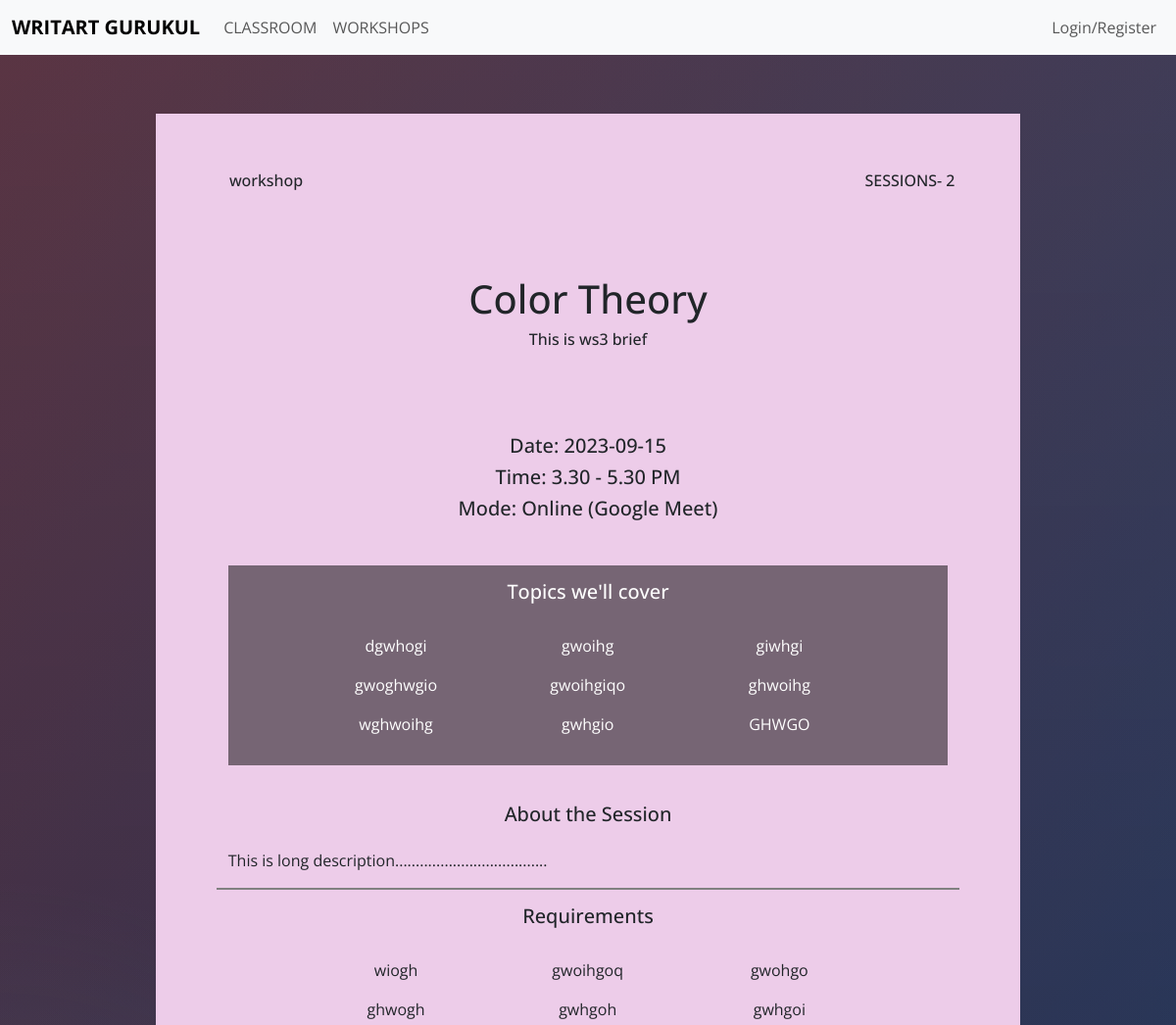
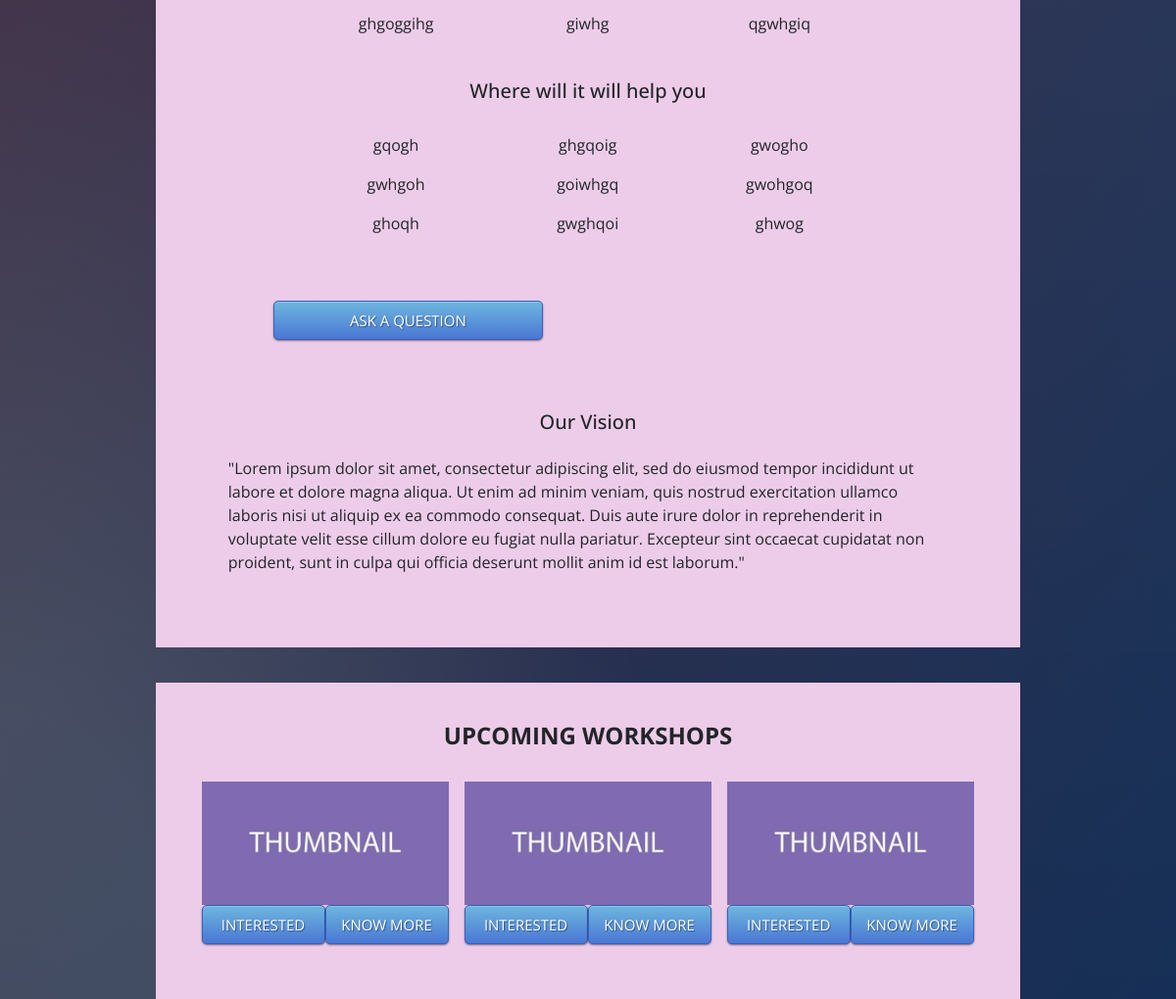
Screenshot of /school/ with the database file from the repository (2 pictures, top to bottom).
### models/workshop_details.py (models this page shows, shortened)
class WorkshopDetails(db.Model):
    id = db.Column(db.Integer, primary_key=True)
    category = db.Column(db.String(100))
    brief = db.Column(db.String(100))
    sessions = db.Column(db.String(2))
    subtopic1 = db.Column(db.String(100))
    subtopic2 = db.Column(db.String(100))
    subtopic3 = db.Column(db.String(100))
    subtopic4 = db.Column(db.String(100))
    subtopic5 = db.Column(db.String(100))
    subtopic6 = db.Column(db.String(100))
    subtopic7 = db.Column(db.String(100))
    subtopic8 = db.Column(db.String(100))
    subtopic9 = db.Column(db.String(100))
    description = db.Column(db.String(500))
    req1 = db.Column(db.String(100))
    req2 = db.Column(db.String(100))
    req3 = db.Column(db.String(100))
    req4 = db.Column(db.String(100))
    req5 = db.Column(db.String(100))
    req6 = db.Column(db.String(100))
    req7 = db.Column(db.String(100))
    req8 = db.Column(db.String(100))
    req9 = db.Column(db.String(100))
    result1 = db.Column(db.String(100))
    result2 = db.Column(db.String(100))
    result3 = db.Column(db.String(100))
    result4 = db.Column(db.String(100))
    result5 = db.Column(db.String(100))
    result6 = db.Column(db.String(100))
    result7 = db.Column(db.String(100))
    result8 = db.Column(db.String(100))
    result9 = db.Column(db.String(100))
    cover = db.Column(db.String(100))
    thumbnail = db.Column(db.String(100))
    photo1 = db.Column(db.String(100))
    photo2 = db.Column(db.String(100))
    photo3 = db.Column(db.String(100))
    ws_id = db.Column(db.Integer, db.ForeignKey('workshop.id'), unique=True)

### models/user.py (models this page shows, shortened)
class Workshop(db.Model):
    id = db.Column(db.Integer, primary_key=True)
    name = db.Column(db.String(10))
    topic = db.Column(db.String(100))
    date = db.Column(db.String(50))
    time = db.Column(db.String(50))
    instructor = db.Column(db.String(100))
    strength = db.Column(db.String(50))
    gross_revenue = db.Column(db.String(100))
    joining_link = db.Column(db.String(100))
    joining_link2 = db.Column(db.String(100))
    joining_link3 = db.Column(db.String(100))
    joining_link4 = db.Column(db.String(100))
    yt_p1_id = db.Column(db.String(100))
    yt_p2_id = db.Column(db.String(100))
    yt_p3_id = db.Column(db.String(100))
    yt_p4_id = db.Column(db.String(100))
    reg_start = db.Column(db.String(50))
    reg_close = db.Column(db.String(50))
    details = db.relationship('WorkshopDetails', backref='workshop', uselist=False)

### routes/school.py (the view, shortened to what this page needs)
@school.route('/', methods=['GET', 'POST'])
def home():
    upcoming_workshop_list = []
    admin = db.session.query(Role).filter_by(name='admin').one()
    current_workshop_name = db.session.query(Tools).filter_by(keyword='current_workshop').first().data
    current_workshop = db.session.query(Workshop).filter_by(name=current_workshop_name).first()
    current_workshop_details = current_workshop.details
    category = current_workshop_details.category
    sessions = current_workshop_details.sessions
    topic = current_workshop.topic
    brief = current_workshop_details.brief
    sub1 = current_workshop_details.subtopic1
    sub2 = current_workshop_details.subtopic2
    sub3 = current_workshop_details.subtopic3
    sub4 = current_workshop_details.subtopic4
    sub5 = current_workshop_details.subtopic5
    sub6 = current_workshop_details.subtopic6
    sub7 = current_workshop_details.subtopic7
    sub8 = current_workshop_details.subtopic8
    sub9 = current_workshop_details.subtopic9
    sub_list = [sub1, sub2, sub3, sub4, sub5, sub6, sub7, sub8, sub9]
    description = current_workshop_details.description
    rq1 = current_workshop_details.req1
    rq2 = current_workshop_details.req2
    rq3 = current_workshop_details.req3
    rq4 = current_workshop_details.req4
    rq5 = current_workshop_details.req5
    rq6 = current_workshop_details.req6
    rq7 = current_workshop_details.req7
    rq8 = current_workshop_details.req8
    rq9 = current_workshop_details.req9
    req_list = [rq1, rq2, rq3, rq4, rq5, rq6, rq7, rq8, rq9]
    r1 = current_workshop_details.result1
    r2 = current_workshop_details.result2
    r3 = current_workshop_details.result3
    r4 = current_workshop_details.result4
    r5 = current_workshop_details.result5
    r6 = current_workshop_details.result6
    r7 = current_workshop_details.result7
    r8 = current_workshop_details.result8
    r9 = current_workshop_details.result9
    result_list = [r1, r2, r3, r4, r5, r6, r7, r8, r9]
    date = current_workshop.date
    time = current_workshop.time
    upcoming_workshop_list = []
    workshops = db.session.query(Workshop)
    reg_status = db.session.query(Tools).filter_by(keyword='reg_status').one()
    for workshop in workshops:
        if not workshop.reg_start:
            upcoming_workshop_list.append(workshop.name)
    return render_template('workshops_main.html', category=category, topic=topic, sessions=sessions, brief=brief,
                           sub_list=sub_list, description=description, req_list=req_list, result_list=result_list,
                           logged_in=current_user.is_authenticated, upcoming_workshop_list=upcoming_workshop_list,
                           date=date, time=time, admin=admin, reg_status=reg_status)

### routes/templates/workshops_main.html (shortened to what this page needs)
{% extends "base.html" %}
{% block content %}
<div class="master-container">
    <div class="row justify-content-center align-items-center" id="ws-content" style="padding: 0% 2%;">
        <div class="col-md-9 align-items-center" style="background-color: #edcce9; padding: 5%;">
            <div class="row justify-content-between align-items-center">
                <div class="col-md-2" style="text-align: center;">
                    <h6>{{category}}</h6>
                </div>
                <div class="col-md-2" style="text-align: center;">
                    <h6>SESSIONS- {{sessions}}</h6>
                </div>
            </div>
            <div class="row justify-content-center">
                <div class="col" style="text-align: center; padding: 10% 0%;">
                    <h1>{{topic}}</h1>
                    <h6>{{brief}}</h6>
                </div>
            </div>
            <div class="row" style="padding-bottom: 5%;">
                <div class="col" style="text-align: center; padding 10% 0%;">
                    <h5>Date: {{date}}</h5>
                    <h5>Time: {{time}}</h5>
                    <h5>Mode: Online (Google Meet)</h5>
                </div>
            </div>
            <div class="col">
                <div id="topics">
                    <div class="row justify-content-center" style="text-align: center;">
                        <div class="col heading">
                            <h5>Topics we'll cover</h5>
                        </div>
                    </div>
                    <div class="wrapper-ws">
                        <div class="container-ws">
                            {% for item in sub_list %}
                            <div class="point">
                                <div class="content">
                                    {{item}}
                                </div>
                            </div>
                            {% endfor %}
                        </div>
                    </div>
                </div>
                <div class="row">
                    <div class="col heading">
                        <h5>About the Session</h5>
                    </div>
                </div>
                <div class="row description">
                    <div class="col">
                        <p>{{description}}</p>
                    </div>
                </div>
                <div class="row justify-content-center" style="text-align: center;">
                    <div class="col heading">
                        <h5>Requirements</h5>
                    </div>
                </div>
                <div class="wrapper-ws">
                    <div class="container-ws">
                        {% for item in req_list %}
                        <div class="point">
                            <div class="content">
                                {{item}}
                            </div>
                        </div>
                        {% endfor %}
                    </div>
                </div>
                <div class="row justify-content-center" style="text-align: center;">
                    <div class="col heading">
                        <h5>Where will it will help you</h5>
                    </div>
                </div>
                <div class="wrapper-ws">
                    <div class="container-ws">
                        {% for item in result_list %}
                        <div class="point">
                            <div class="content">
                                {{item}}
                            </div>
                        </div>
                        {% endfor %}
                    </div>
                </div>
                <div class="btn-set">
                    <div class="row btn-wrapper">
                        <div class="col button-container">
                            <a class="btn btn-primary btn-block btn-large button" href="https://wa.link/vfza06">ASK A QUESTION</a>
                        </div>
                        <div class="col button-container">
                        </div>
                    </div>
                </div>
                <div class="row">
                    <div class="col heading">
                        <h5>Our Vision</h5>
                    </div>
                </div>
                <div class="row">
                    <div class="col">
                        <p>"Lorem ipsum dolor sit amet, consectetur adipiscing elit, sed do eiusmod tempor incididunt ut labore et dolore magna aliqua. Ut enim ad minim veniam, quis nostrud exercitation ullamco laboris nisi ut aliquip ex ea commodo consequat. Duis aute irure dolor in reprehenderit in voluptate velit esse cillum dolore eu fugiat nulla pariatur. Excepteur sint occaecat cupidatat non proident, sunt in culpa qui officia deserunt mollit anim id est laborum."</p>
                    </div>
                </div>
            </div>
        </div>
    </div>
</div>
<div>
    <div class="row justify-content-center align-items-center" style="padding: 0% 2%;">
        <div class="col-md-9 align-items-center" style="background-color: #edcce9; padding: 2%;">
            <div class="col">
                <div>
                    <div class="row justify-content-center" style="text-align: center;">
                        <div class="col heading">
                            <h4><b>UPCOMING WORKSHOPS</b></h4>
                        </div>
                    </div>
                    <div class="wrapper-ws">
                        <div class="container-upcoming-ws">
                            {% for workshop in upcoming_workshop_list %}
                            <div class="upcoming_ws_thumbnail">
                                <div class="upcoming_ws_content">
                                    <img src="../static/images/workshops/{{workshop}}/thumbnail.jpg" width="100%" height="100%">
                                    <div style="display: flex; justify-content: stretch;">
                                        <button class="btn btn-primary btn-large" style="width: 50%;" onclick="openInterestedForm('{{workshop}}')">INTERESTED</button>
                                        <form action="{{url_for('school.home')}}" method="post" style="width: 50%">
                                             <button class="btn btn-primary btn-large" type="submit" name="submit" value="{{workshop}}" style="width: 100%">KNOW MORE</button>
                                        </form>
                                    </div>
                                </div>
                            </div>
                            {% endfor %}
                        </div>
                    </div>
                </div>
            </div>
        </div>
    </div>
</div>
{% endblock %}

### routes/templates/base.html (shortened to what this page needs)
<!DOCTYPE html>
<html>
  <head>
    <link
      rel="stylesheet"
      href="https://stackpath.bootstrapcdn.com/bootstrap/4.5.2/css/bootstrap.min.css"
    />
    <link href="https://cdn.jsdelivr.net/npm/bootstrap@5.3.2/dist/css/bootstrap.min.css" rel="stylesheet">
    <link
      rel="stylesheet"
      href="{{ url_for('static', filename='css/styles.css')}}"
    />
  </head>
  <body>
    <nav class="navbar navbar-expand-lg bg-body-tertiary">
  <div class="container-fluid">
    <a class="navbar-brand" href="{{ url_for('main.home') }}"><b>WRITART GURUKUL</b></a>
    <div class="collapse navbar-collapse" id="navbarSupportedContent">
      <ul class="navbar-nav me-auto mb-2 mb-lg-0">
        <li class="nav-item">
          <a class="nav-link" href="{{ url_for('school.classroom') }}">CLASSROOM</a>
        </li>
        <li class="nav-item">
          <a class="nav-link" href="{{ url_for('school.home') }}">WORKSHOPS</a>
        </li>
      </ul>
      <form class="d-flex" >
      {% if not logged_in %}
        <ul class="navbar-nav">
          <li class="nav-item">
            <a class="nav-link" href="{{url_for('account.login')}}">Login/Register</a>
          </li>
        </ul>
      {% endif %}
      </form>
    </div>
  </div>
</nav>
    {% block content %}
    {% endblock %}
  </body>
</html>

### rows the page displays
WorkshopDetails: category "workshop", brief "This is ws3 brief", subtopic1 "dgwhogi", subtopic2 "gwoihg", subtopic3 "giwhgi", subtopic4 "gwoghwgio", subtopic5 "gwoihgiqo", subtopic6 "ghwoihg", subtopic7 "wghwoihg", subtopic8 "gwhgio", subtopic9 "GHWGO", description "This is long description.....................................", req1 "wiogh", req2 "gwoihgoq", req3 "gwohgo", req4 "ghwogh", req5 "gwhgoh", req6 "gwhgoi", req7 "ghgoggihg", req8 "giwhg", req9 "qgwhgiq", result1 "gqogh", result2 "ghgqoig", result3 "gwogho", result4 "gwhgoh", result5 "goiwhgq", result6 "gwohgoq", result7 "ghoqh", result8 "gwghqoi", result9 "ghwog"
Workshop: topic "Color Theory", date "2023-09-15", time "3.30 - 5.30 PM"

### other values shown
{{ sessions }} "2"
